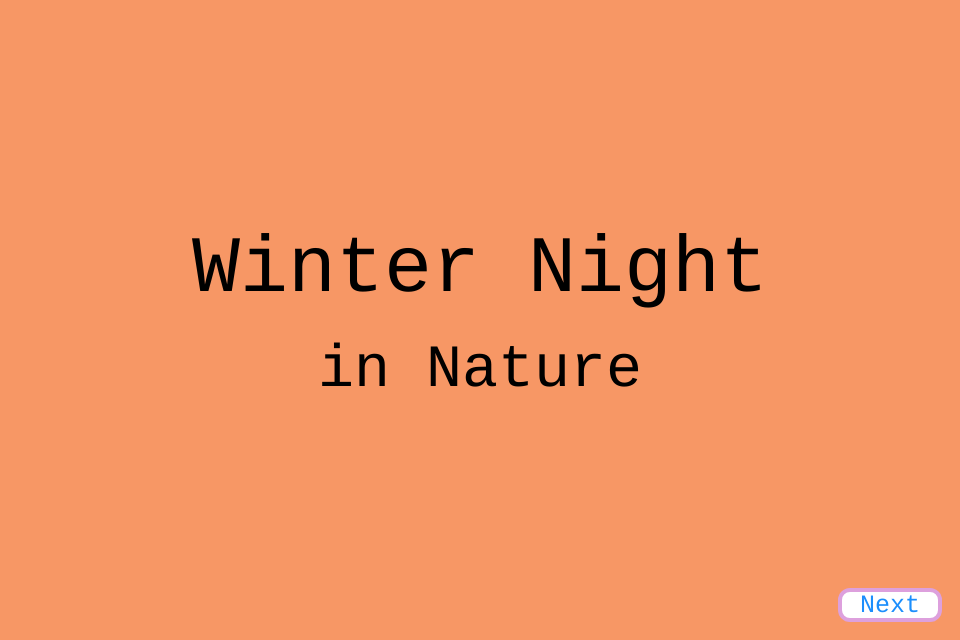
Frame 1 (no input)
Frame 60 (no input): identical to frame 1, image omitted
Frame 120 (the mouse pressed at the canvas centre since frame 60): identical to frame 1, image omitted

The p5.js sketch that drew this single still picture (run headless with seeded random() and noise() and a simulated clock; from frame 60 on, the mouse is pressed at the canvas centre):

// p5.js sketch
// ── sketch.js
/* final project pitch 
*/

/*
	final project pitch template
	title
	description
	theme
	interaction
	grapics
*/

var currentSlide = 1;
var totalSlides = 5;

var nextBtnX = 960 - 120;
var nextBtnY = 640 - 50;

var backBtnX = 20;
var backBtnY = nextBtnY;

var btnW = 100;
var btnH = 30;

function setup() {
	createCanvas(960, 640);
}

function draw() {
	background('#F79765');
	noStroke();
	
	// slides
	if (currentSlide == 1) {
		// title
		textFont('Courier New')
		textSize(80);
		fill('black');
		textAlign(CENTER, CENTER);

		// fill in your own title
		text('Winter Night', width/2, height/2 - 50);
		textSize(60);
		text('in Nature', width/2, height/2 + 50);
	
	} else if (currentSlide == 2) {
		// description, theme
		textAlign(LEFT);
		fill('black');
		textSize(50);
		text('My project is a generative pattern in space that uses P5 shapes and randomness to create trees and snowfall', 50, 100, width - 100);

	} else if (currentSlide == 3) {
		// describe the interaction
		textAlign(LEFT);
		fill('black');
		textSize(50);
		text('User will generate new patterns by using their mouse to click on the canvas.', 50, 100, width - 100);
	} else if (currentSlide == 4) {
		// describe the graphics
		textAlign(LEFT);
		fill('black');
		textSize(50);
		text('The graphics include circles.', 50, 100, width - 100);
		fill('yellow')
		circle(width/2, height/2, 200);
	} else if (currentSlide == 5) {
		// describe the graphics
		textAlign(LEFT);
		fill('black');
		textSize(50);
		text('The graphics rectangles', 50, 100, width - 100);
		fill('yellow')
		rect(width/2, height/2, 200, 400);
	}

	// draw buttons
	if (currentSlide < totalSlides) {
		button(nextBtnX, nextBtnY, "Next");
	}

	if (currentSlide > 1) {
		button(backBtnX, backBtnY, "Back");
	}
	
}

// displaying button
function button(x, y, displayText) {

	// draw buttons
	stroke('plum');
	fill(255);
	
	if (mouseX > x && mouseX < x + btnW &&
		mouseY > y && mouseY < y + btnH) {
		fill('yellow');

		if (mouseIsPressed) {
			stroke('yellow');
		}
	}
	
	strokeWeight(4);
	rect(x, y, btnW, btnH, 10);

	noStroke();
	fill('#1C8EFC');
	textSize(25);
	textAlign(CENTER, CENTER);
	text(displayText, x, y, btnW, btnH);

}

function mousePressed() {
	// over the next button
	if (mouseX > nextBtnX && mouseX < nextBtnX + btnW &&
		mouseY > nextBtnY && mouseY < nextBtnY + btnH) {
		if (currentSlide < totalSlides) {
			currentSlide++;
		}
	}

	// over the back button
	if (mouseX > backBtnX && mouseX < backBtnX + btnW &&
		mouseY > backBtnY && mouseY < backBtnY + btnH) {
		if (currentSlide > 1) {
			currentSlide--;
		}
	}
}

function keyPressed() {
	if (keyCode == 39) { // right arrow
		if (currentSlide < totalSlides) {
			currentSlide++;
		}
	}

	if (keyCode == 37) { // left arrow
		if (currentSlide > 1) {
			currentSlide--;
		}
	}
}
